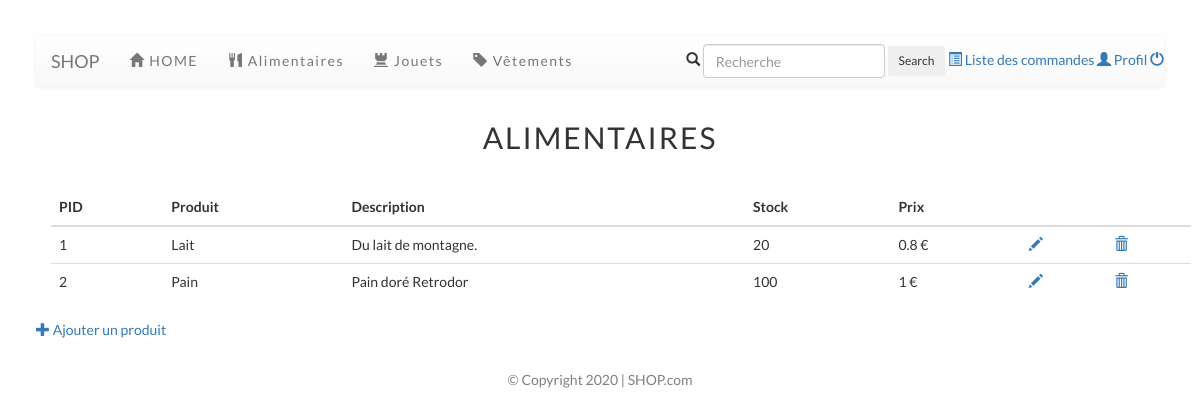
Page /food_v.php (signed in) on the committed database.
### tables this page shows
CREATE TABLE `produits` (
  `pid` int(11) NOT NULL,
  `nom` varchar(50) NOT NULL,
  `description` text NOT NULL,
  `qte` int(11) UNSIGNED NOT NULL,
  `prix` float UNSIGNED NOT NULL,
  `uid` int(11) NOT NULL,
  `ctid` int(11) NOT NULL
);

### auth/loader.php (called while the page is built, shortened)
<?php
spl_autoload_register(function ($class) {
    $path = explode('\\',$class);
    $class = array_pop($path);
});
$idm = new Pw\Auth\Identity\IdentityManager();

### auth/IdentityManager.php (called while the page is built, shortened)
<?php
class IdentityManager implements \ArrayAccess{
    protected $storage;
    public function __construct(&$storage = null){
        if (is_array($storage)) {
            $this->storage = &$storage;
        } elseif ($storage instanceof ArrayAccess) {
            $this->storage = $storage;
        } else {
            $this->storage = &$_SESSION;
        }
    }
    public function hasIdentity(){
        return isset($this->storage[self::IDKEY]) && isset($this->storage[self::IDKEY]['identity']);
    }
    public function hasUid(){
        return $this->hasIdentity() && isset($this->storage[self::IDKEY]['uid']);
    }
    public function getUid(){
        return $this->storage[self::IDKEY]['uid'];
    }
}

### food_v.php (the view, shortened to what this page needs)
<?php
	require('auth/EtreAuthentifie.php');
	$id = $idm->getUid();
    $res = $db -> prepare ('SELECT * FROM produits WHERE ctid = 1 AND uid ='.$id.'');
    $res->execute(['id'=>$id]);
    require ('include/header_ven.php');
?>
<p class = "titre"> Alimentaires </p>
<div class ="container">
    <div class="row">
        <div class="col-lg-12 col-md-12 col-sm-12 col-xs-12">
            <table class = "table">
                <thead>
                    <tr>
						<th>PID</th>
                        <th>Produit</th>
                        <th>Description</th>
                        <th>Stock</th>
                        <th>Prix</th>
                        <th></th>
                        <th></th>
                    </tr>
                </thead>
                <tbody>
<?php
                    foreach ($res as $value){
						$pid = $value ['pid'];
                        $nom = $value ['nom'];
                        $description = $value ['description'];
                        $prix = $value ['prix'];
                        $qte = $value ['qte'];
?>
                        <tr>
							<td><?php echo $pid ;?></td>
                            <td><?php echo htmlspecialchars ($nom) ;?></td>
                            <td><?php echo htmlspecialchars ($description) ;?></td>
                            <td><?php echo $qte ;?></td>
                            <td><?php echo $prix.' €'; ?></td>
                            <td><a href="mod.php?pid=<?php echo $pid; ?>"><span class="glyphicon glyphicon-pencil"></span></a></td>
                            <td><a href="sup.php?pid=<?php echo $pid; ?>"><span class="glyphicon glyphicon-trash"></span></a></td>
                        </tr>
<?php
                    }
?>
                </tbody>
            </table>
        </div>
    </div>
</div>
<a href="ajout.php"><span class="glyphicon glyphicon-plus"></span> Ajouter un produit </a>
<?php
	require ('include/footer.php');
?>

### include/header_ven.php (style rules this page uses)
.titre { text-align : center; text-transform: uppercase; letter-spacing: 2px; font-size : 3rem; margin-top: 3rem; margin-bottom: 3rem; }
body { font-family: "Lato"; padding : 3%; }

### rows in the picture
produits: pid "1", nom "Lait", description "Du lait de montagne.", qte "20", prix "0.8"
produits: pid "2", nom "Pain", description "Pain doré Retrodor", qte "100", prix "1"
